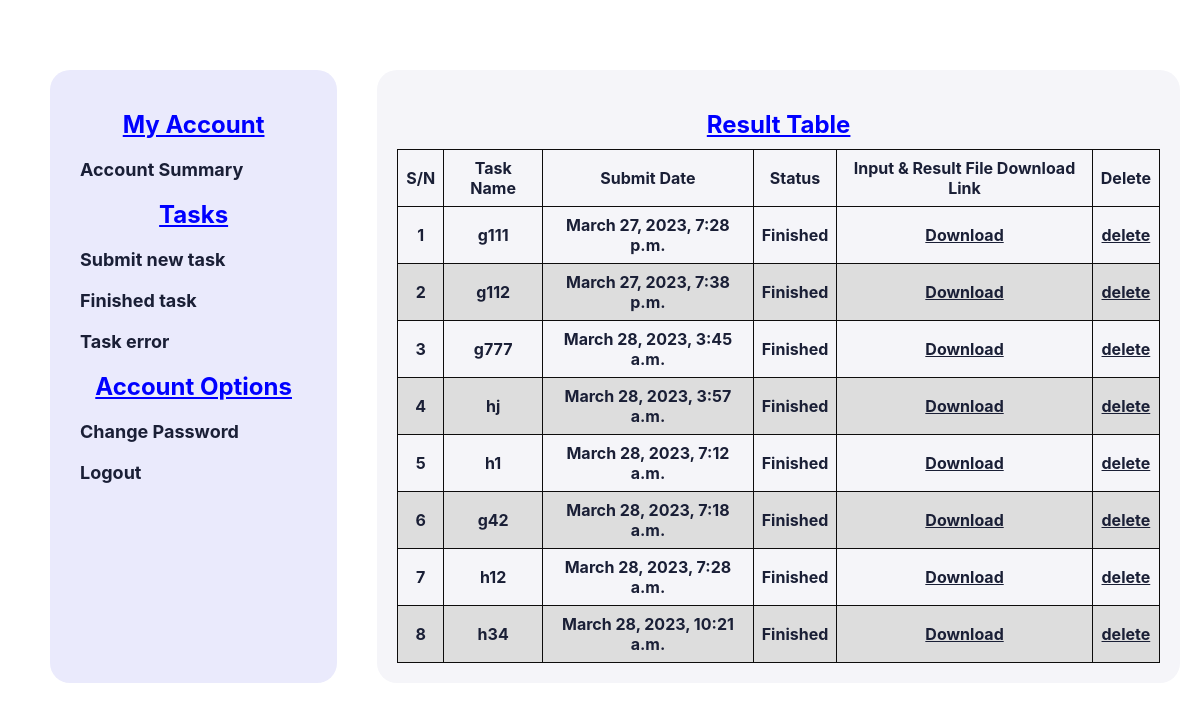
Page /view/ (signed in) on the earlier database version.
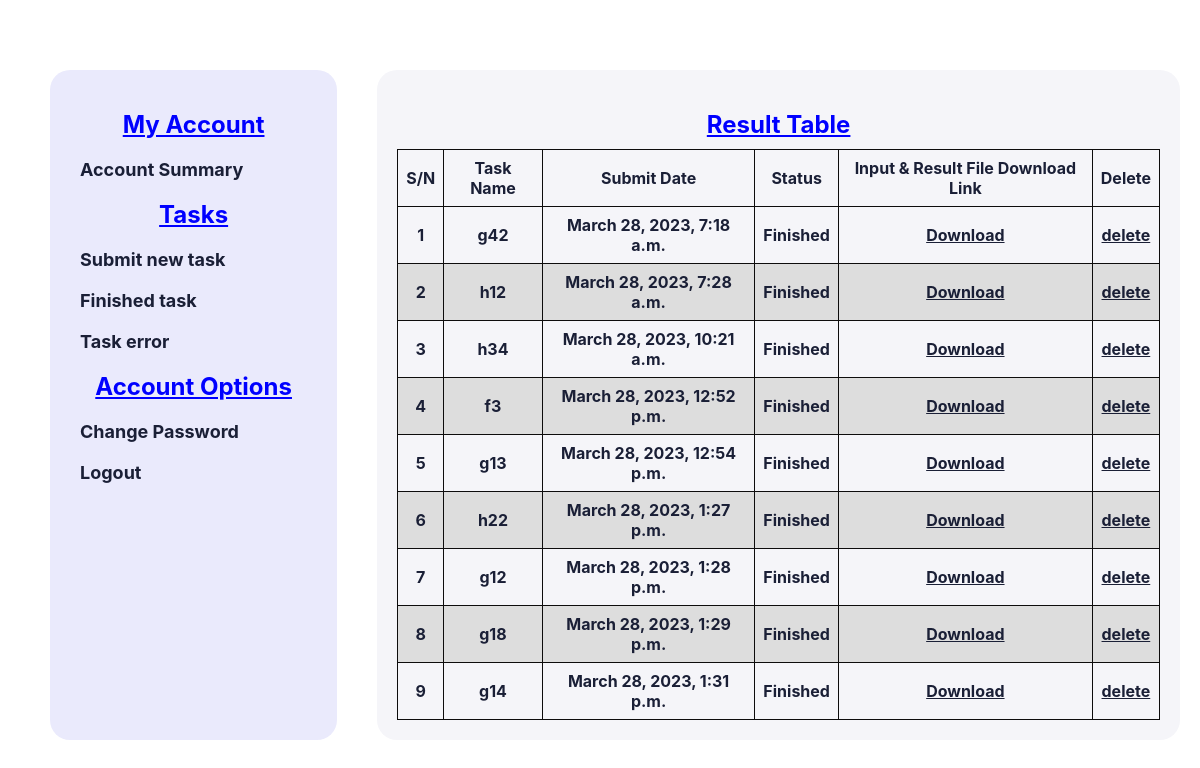
Same page on the later database version.
### new/models.py (models this page shows, shortened)
class file_upload(models.Model):
    uploader=models.ForeignKey(User,on_delete=models.CASCADE)
    ids = models.AutoField(primary_key=True)
    file_name = models.CharField(max_length=255)
    added_on = models.DateTimeField(auto_now_add=True,null=True)

### new/views.py (the view)
# urls.py: path('view/', views.view, name="view"),
@login_required(login_url='http://127.0.0.1:8000/login/')
def view(request):
    all_data = file_upload.objects.filter(uploader__id=request.user.id)
    logging.info(all_data)
    context = {
     'data': all_data
    }
    logging.info(context)
    return render(request, 'view.html', context)

### new/templates/view.html (shortened to what this page needs)
<!DOCTYPE html>
<html lang="en">
<head>
</head>
<body>
  <div class="container">
    <div class="cont left">
        <h2>My Account</h2>
        <a href="http://127.0.0.1:8000/summary/">Account Summary</a>
        <h2>Tasks</h2>
        <a href="http://127.0.0.1:8000/add_file/">Submit new task</a>
        <a href="http://127.0.0.1:8000/view/">Finished task</a>
        <a href="#">Task error</a>
        <h2>Account Options</h2>
        <a href="http://127.0.0.1:8000/passwordchange/">Change Password</a>
        <a href="http://127.0.0.1:8000/logout/">Logout</a>
    </div>
    <div class="cont right">
      <h2 style="text-align: center;">Result Table</h2>
      <table>
        <thead>
            <tr>
                <th>S/N</th>
                <th>Task Name</th>
                <th>Submit Date</th>
                <th>Status</th>
                <th>Input & Result  File Download Link</th>
                <th>Delete</th>
            </tr>
        </thead>
        <tbody>
            {% for d in data %}
            <tr>
                <td>{{forloop.counter}}</td>
                <td>{{d.file_name}}</td>
                <td>{{d.added_on}}</td>
                <td>Finished</td>
                <td><a href="{% url 'download_file' d.file_name %}">Download</a></td>
                <td><a href="{% url 'delete' d.file_name %}" onclick="if (confirm('Are you sure you want to delete this file?')) { return true; } else { return false; }">delete</a></td>
            </tr>
            {% endfor %}
        </tbody>
    </table>
    </div>
  </div>
</body>
</html>

Differences in the rows shown:
removed file_upload: file_name "g111", added_on "March 27, 2023, 7:28 p.m."
removed file_upload: file_name "g112", added_on "March 27, 2023, 7:38 p.m."
removed file_upload: file_name "g777", added_on "March 28, 2023, 3:45 a.m."
removed file_upload: file_name "hj", added_on "March 28, 2023, 3:57 a.m."
removed file_upload: file_name "h1", added_on "March 28, 2023, 7:12 a.m."
added file_upload: file_name "f3", added_on "March 28, 2023, 12:52 p.m."
added file_upload: file_name "g13", added_on "March 28, 2023, 12:54 p.m."
added file_upload: file_name "h22", added_on "March 28, 2023, 1:27 p.m."
added file_upload: file_name "g12", added_on "March 28, 2023, 1:28 p.m."
added file_upload: file_name "g18", added_on "March 28, 2023, 1:29 p.m."
added file_upload: file_name "g14", added_on "March 28, 2023, 1:31 p.m."
